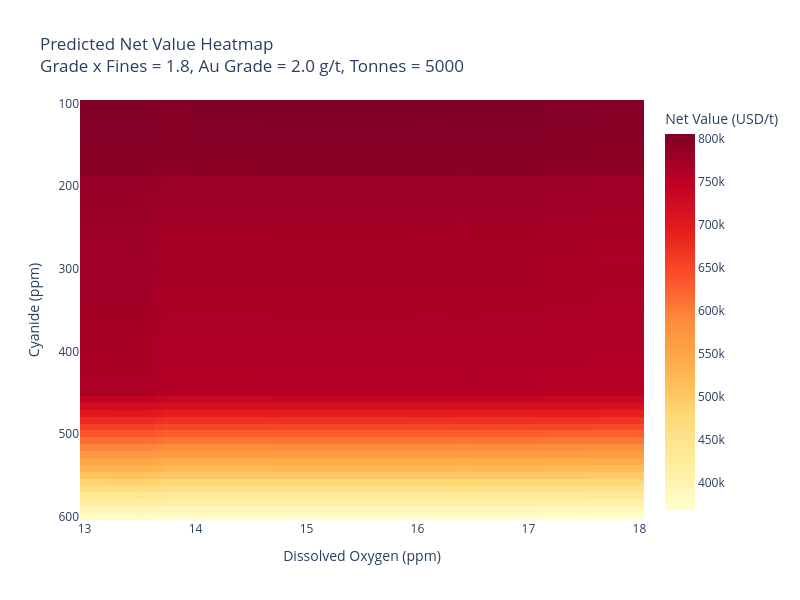

Notebook cell for this chart:
### Code cell
# Fixed parameters (set to realistic values)
particle_size = 110        # µm
tonnes = 5000              # daily or per-batch processed tonnes

# Constants
CN_PENALTY_THRESHOLD = 450
CN_PENALTY_WEIGHT = 0.5  # USD per ppm above threshold

# Grid
cn_vals = np.linspace(min_cn_conc, max_cn_conc, 61)
do_vals = np.linspace(min_do_conc, max_do_conc, 61)
cn_grid, do_grid = np.meshgrid(cn_vals, do_vals)
cn_flat = cn_grid.flatten()
do_flat = do_grid.flatten()

# Predict recovery
df_grid = pd.DataFrame({
    "Grade_x_Fines": grade_x_fines,
    "Particle_Size": particle_size,
    "Dissolved_Oxygen": do_flat,
    "CN_Concentration": cn_flat
})
df_grid["Predicted_Recovery"] = model.predict(df_grid)

# Economic calculation
recovery = df_grid["Predicted_Recovery"]
revenue = recovery / 100 * grade * tonnes * GOLD_PRICE_USD_PER_G
cn_cost = cn_flat * NACN_PRICE_USD_PER_KG / 1000 * tonnes
do_cost = do_flat * DO_PRICE_USD_PER_PPM_T * tonnes
penalty = np.maximum(0, cn_flat - CN_PENALTY_THRESHOLD) * CN_PENALTY_WEIGHT * tonnes

df_grid["Net_Value"] = revenue - cn_cost - do_cost - penalty

# Pivot and sort
cn_sorted = np.sort(df_grid["CN_Concentration"].unique())
do_sorted = np.sort(df_grid["Dissolved_Oxygen"].unique())

heatmap_df = df_grid.pivot(index="CN_Concentration", columns="Dissolved_Oxygen", values="Net_Value")
heatmap_df = heatmap_df.reindex(index=cn_sorted, columns=do_sorted)

# Plot
fig = px.imshow(
    heatmap_df.values,
    x=do_sorted, y=cn_sorted,
    color_continuous_scale="YlOrRd",
    labels=dict(x="Dissolved Oxygen (ppm)", y="Cyanide (ppm)", color="Net Value (USD/t)"),
    title=f"Predicted Net Value Heatmap<br>Grade x Fines = {grade_x_fines}, "
    	  f"Au Grade = {grade} g/t, Tonnes = {tonnes}",
    aspect="auto",
    width=800,
	height=600
)

fig.update_layout(yaxis=dict(autorange="reversed"))
fig.show()

### Figure 1 — Plotly figure (JSON) as saved in the notebook; plotly's stock layout.template omitted (floating-point values rounded to 4 significant figures; data arrays with more than 128 entries replaced by an {"elided": "..."} marker saying what was removed)
{"data": [{"coloraxis": "coloraxis", "hovertemplate": "Dissolved Oxygen (ppm): %{x}<br>Cyanide (ppm): %{y}<br>Net Value (USD/t): %{z}<extra></extra>", "name": "0", "type": "heatmap", "x": [13, 13.08, 13.17, 13.25, 13.33, 13.42, 13.5, 13.58, 13.67, 13.75, 13.83, 13.92, 14, 14.08, 14.17, 14.25, 14.33, 14.42, 14.5, 14.58, 14.67, 14.75, 14.83, 14.92, 15, 15.08, 15.17, 15.25, 15.33, 15.42, 15.5, 15.58, 15.67, 15.75, 15.83, 15.92, 16, 16.08, 16.17, 16.25, 16.33, 16.42, 16.5, 16.58, 16.67, 16.75, 16.83, 16.92, 17, 17.08, 17.17, 17.25, 17.33, 17.42, 17.5, 17.58, 17.67, 17.75, 17.83, 17.92, 18], "xaxis": "x", "y": [100, 108.3, 116.7, 125, 133.3, 141.7, 150, 158.3, 166.7, 175, 183.3, 191.7, 200, 208.3, 216.7, 225, 233.3, 241.7, 250, 258.3, 266.7, 275, 283.3, 291.7, 300, 308.3, 316.7, 325, 333.3, 341.7, 350, 358.3, 366.7, 375, 383.3, 391.7, 400, 408.3, 416.7, 425, 433.3, 441.7, 450, 458.3, 466.7, 475, 483.3, 491.7, 500, 508.3, 516.7, 525, 533.3, 541.7, 550, 558.3, 566.7, 575, 583.3, 591.7, 600], "yaxis": "y", "z": {"elided": "61x61 float values"}}], "layout": {"coloraxis": {"colorbar": {"title": {"text": "Net Value (USD/t)"}}, "colorscale": [[0, "rgb(255,255,204)"], [0.125, "rgb(255,237,160)"], [0.25, "rgb(254,217,118)"], [0.375, "rgb(254,178,76)"], [0.5, "rgb(253,141,60)"], [0.625, "rgb(252,78,42)"], [0.75, "rgb(227,26,28)"], [0.875, "rgb(189,0,38)"], [1, "rgb(128,0,38)"]]}, "height": 600, "title": {"text": "Predicted Net Value Heatmap<br>Grade x Fines = 1.8, Au Grade = 2.0 g/t, Tonnes = 5000"}, "width": 800, "xaxis": {"anchor": "y", "domain": [0, 1], "title": {"text": "Dissolved Oxygen (ppm)"}}, "yaxis": {"anchor": "x", "autorange": "reversed", "domain": [0, 1], "title": {"text": "Cyanide (ppm)"}}}}
